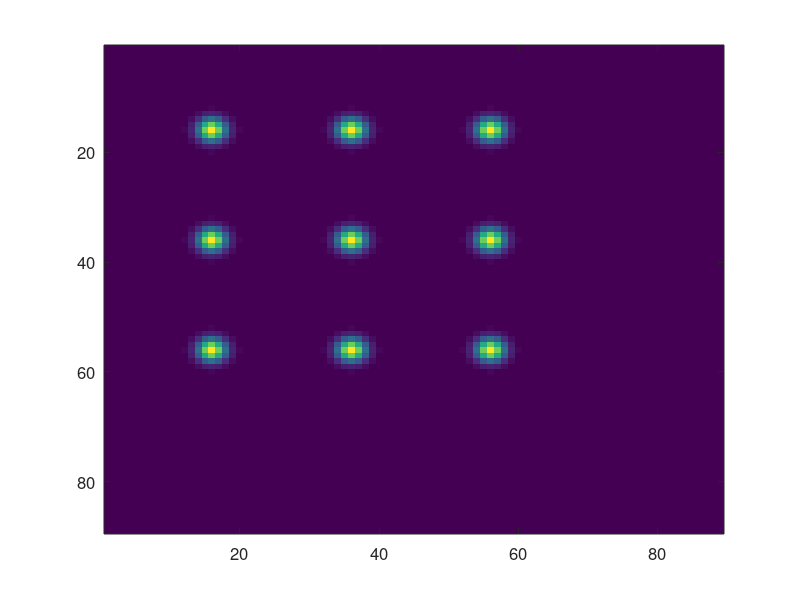
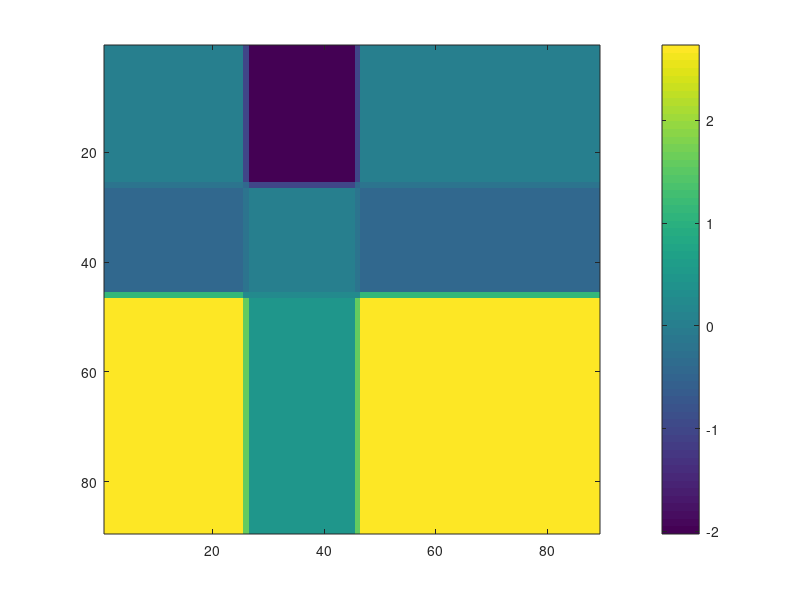

Here is the MATLAB script that generated these plots, in order: (Note: this script raises an error after producing the figures.)
clc;
clear all;
close all;

%% define a backbone
global lambda k AmpImage N M meshSize z;
N = 3; %3by3
space = 200e-6; %Spacing between elements
z = 1000e-6; % Distance of Image plane from the resonator plane

lambda = 1.550e-6;
k = 2 * pi / lambda;

Amp_sample = ones(N,N);
Amp_sample(1,1)=1;
Phase_sample = [0.0368064810044825	-2.02683361958052	0.0368064810044825
-0.402838125625603	0.0368064810044825	-0.402838125625603
2.73510393540453	0.465120796750885	2.73510393540453];

% sizeOfResonator = 10e-6; %10um.
spotSize = 20e-6;
meshSize = 10E-6;

boundary = 00e-6;

nearFields{N,N} = 0;

totalMesh = (space + boundary+ spotSize)*(N+1)/meshSize;

[xsNear, ysNear] = meshgrid((0:totalMesh) .* meshSize); % defining near field grid + xN/2

nearField = 0;

%% Generate the sample plane profile
for col = 1:N
    for row = 1:N
        nearFields{row, col} = Amp_sample(row, col) * exp((-((xsNear - boundary*2 - (col-0.25) * space).^2 ...
        + (ysNear - boundary*2 - (row-0.25) * space).^2) / (spotSize^2))) * exp(1i * Phase_sample(row, col));
        nearField = nearField + nearFields{row, col};
    end
end

figure;
imagesc(abs(nearField));
set(gcf, 'Position', [00, 00, 350, 300])
set(gca,'FontSize', 12) % Font Size

figure;
imagesc(angle(nearField));
colorbar

%% calculate the hologram
E_holo = HologramHelperClass.supperposition(conj(nearField));

figure;
imagesc(abs((E_holo.*E_holo)));
set(gcf, 'Position', [00, 00, 350, 300])
set(gca,'FontSize', 12) % Font Size

figure;
imagesc(angle(E_holo));
